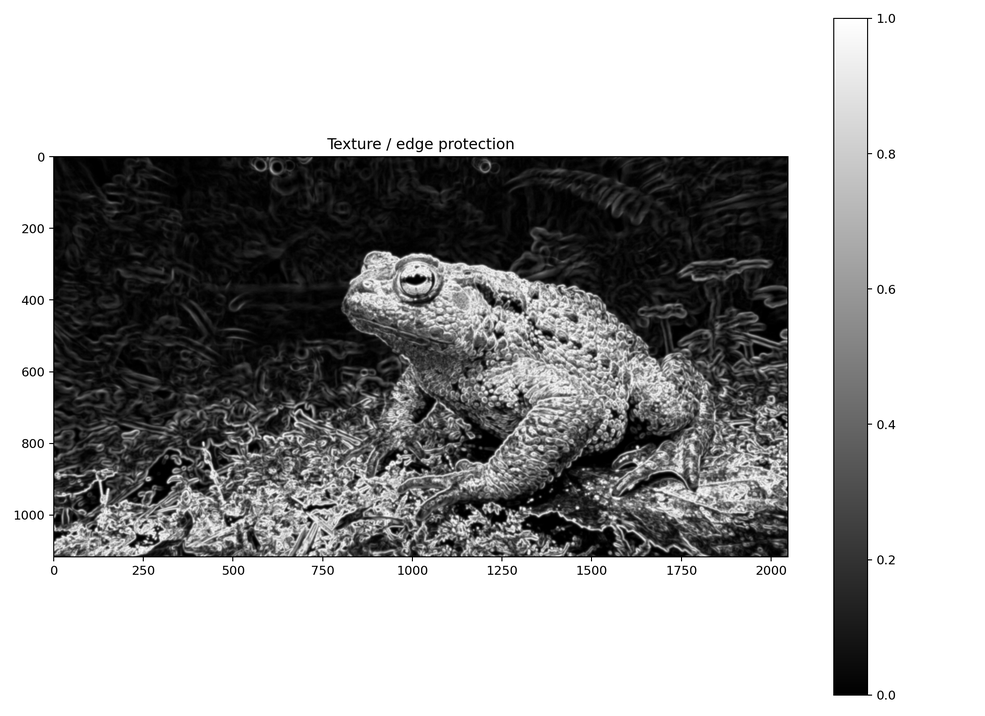
#> input picture example_frog_results/restore/texture_mask.png, 985 x 716 px, shrunk from 1980 x 1440 before the run
$ python frog_restore.py example_frog_results/restore/texture_mask.png
#> lines starting #> are read from the running program, lines starting #| are printed output that depends on the picture; long printed decimals are rounded
#!/usr/bin/env python3
from __future__ import annotations

import argparse
import json
from pathlib import Path

import numpy as np
from PIL import Image
import matplotlib.pyplot as plt

from scipy.ndimage import gaussian_filter
from skimage import color
from skimage.filters import sobel, unsharp_mask
from skimage.restoration import (
    denoise_wavelet,
    denoise_nl_means,
    denoise_tv_chambolle,
    denoise_bilateral,
)
from skimage.metrics import structural_similarity as ssim


PRESETS={
    "conservative":{"strength":0.45,"texture_protection":0.88,"detail_recovery":0.10,"chroma_strength":0.55},
    "balanced":{"strength":0.62,"texture_protection":0.82,"detail_recovery":0.16,"chroma_strength":0.72},
    "aggressive":{"strength":0.78,"texture_protection":0.72,"detail_recovery":0.20,"chroma_strength":0.85},
}


def robust_norm(x,lo=5,hi=95):
    a,b=np.percentile(x,[lo,hi])
    if b<=a:
        return np.zeros_like(x)
    return np.clip((x-a)/(b-a),0,1)


def local_variance(x,sigma=2):
    m=gaussian_filter(x,sigma,mode="reflect")
    m2=gaussian_filter(x*x,sigma,mode="reflect")
    return np.maximum(0,m2-m*m)


def texture_map(L):
    g=sobel(L)
    lv=np.sqrt(local_variance(L,2.0))
    hp1=L-gaussian_filter(L,1.0,mode="reflect")
    hp3=L-gaussian_filter(L,3.0,mode="reflect")
    energy=np.sqrt(gaussian_filter(hp1*hp1,1.5,mode="reflect"))+0.5*np.sqrt(gaussian_filter(hp3*hp3,2.5,mode="reflect"))
    t=np.clip(0.50*robust_norm(g)+0.30*robust_norm(lv)+0.20*robust_norm(energy),0,1)
    # Small blur avoids visible blend boundaries.
    t=gaussian_filter(t,1.2,mode="reflect")
    return np.clip(t,0,1),g,lv


def save_gray_map(a,path,title):
    plt.figure(figsize=(11,8))
    plt.imshow(a,cmap="gray",vmin=0,vmax=1)
    plt.colorbar(); plt.title(title); plt.tight_layout(); plt.savefig(path,dpi=180); plt.close()


def save_removed(original,restored,path,gain=8):
    d=original.astype(np.float64)-restored.astype(np.float64)
    vis=np.clip(128+d*gain,0,255).astype(np.uint8)
    Image.fromarray(vis).save(path)


def gradient_retention(before,after):
    b=color.rgb2gray(before)
    a=color.rgb2gray(after)
    gb=sobel(b); ga=sobel(a)
    ratio=ga/np.maximum(gb,1e-5)
    return np.clip(ratio,0,2)/2.0


def lab_denoisers(rgb, fast=False, chroma_strength=0.72):
    lab=color.rgb2lab(rgb)
    L=lab[...,0]/100.0
    a=(lab[...,1]+128.0)/255.0
    b=(lab[...,2]+128.0)/255.0

    # Robust high-pass MAD noise estimate. This does not require PyWavelets.
    hp_est = L - gaussian_filter(L, 1.0, mode="reflect")
    med = float(np.median(hp_est))
    sigma_L = float(np.median(np.abs(hp_est - med)) / 0.6744897501960817)
    sigma_L=max(sigma_L,0.0025)

    # Wavelet candidate. If PyWavelets is unavailable despite requirements.txt,
    # fall back to a very mild Gaussian estimate so the toolkit still runs.
    try:
        L_wave=denoise_wavelet(
            L,
            sigma=sigma_L,
            method="BayesShrink",
            mode="soft",
            wavelet_levels=4,
            rescale_sigma=True,
            channel_axis=None,
        )
    except Exception:
        L_wave=gaussian_filter(L,0.55,mode="reflect")

    # NLM candidate.
    patch_distance=5 if fast else 7
    h_nlm=max(0.55*sigma_L,0.003)
    L_nlm=denoise_nl_means(
        L,
        h=h_nlm,
        sigma=sigma_L,
        fast_mode=True,
        patch_size=5,
        patch_distance=patch_distance,
        channel_axis=None,
        preserve_range=True,
    )

    # TV candidate.
    tv_weight=np.clip(1.5*sigma_L,0.006,0.035)
    L_tv=denoise_tv_chambolle(L,weight=tv_weight,channel_axis=None)

    # Bilateral candidate.
    sigma_color=np.clip(1.4*sigma_L,0.01,0.08)
    L_bilat=denoise_bilateral(
        L,
        sigma_color=sigma_color,
        sigma_spatial=2.0,
        bins=10000,
        mode="reflect",
        channel_axis=None,
    )

    # Chroma denoise: wavelet + mild NLM-like smooth blend via Gaussian.
    try:
        a_wave=denoise_wavelet(a,method="BayesShrink",mode="soft",rescale_sigma=True,channel_axis=None)
        b_wave=denoise_wavelet(b,method="BayesShrink",mode="soft",rescale_sigma=True,channel_axis=None)
    except Exception:
        a_wave=gaussian_filter(a,0.55,mode="reflect")
        b_wave=gaussian_filter(b,0.55,mode="reflect")
    a_smooth=gaussian_filter(a_wave,0.8,mode="reflect")
    b_smooth=gaussian_filter(b_wave,0.8,mode="reflect")
    a_final=(1-chroma_strength)*a + chroma_strength*a_smooth
    b_final=(1-chroma_strength)*b + chroma_strength*b_smooth

    def rebuild(Lc):
        lab2=np.empty_like(lab)
        lab2[...,0]=np.clip(Lc,0,1)*100.0
        lab2[...,1]=np.clip(a_final,0,1)*255.0-128.0
        lab2[...,2]=np.clip(b_final,0,1)*255.0-128.0
        return np.clip(color.lab2rgb(lab2),0,1)

    return {
        "wavelet":rebuild(L_wave),
        "nlm":rebuild(L_nlm),
        "tv":rebuild(L_tv),
        "bilateral":rebuild(L_bilat),
    },sigma_L


def ensemble(candidates):
    # Balanced robust average: wavelet and NLM dominate; bilateral/TV are supporting candidates.
    return np.clip(
        0.34*candidates["wavelet"]+
        0.34*candidates["nlm"]+
        0.20*candidates["bilateral"]+
        0.12*candidates["tv"],
        0,1
    )


def main():
    ap=argparse.ArgumentParser()
    ap.add_argument("image")
    ap.add_argument("--output",default="frog_restore")
    ap.add_argument("--preset",choices=list(PRESETS),default="balanced")
    ap.add_argument("--strength",type=float)
    ap.add_argument("--texture-protection",type=float)
    ap.add_argument("--detail-recovery",type=float)
    ap.add_argument("--chroma-strength",type=float)
    ap.add_argument("--fast",action="store_true")
    args=ap.parse_args()

    cfg=dict(PRESETS[args.preset])
    for name in ["strength","texture_protection","detail_recovery","chroma_strength"]:
        v=getattr(args,name)
        if v is not None:
            cfg[name]=v

    out=Path(args.output); out.mkdir(parents=True,exist_ok=True)

    original_u8=np.asarray(Image.open(args.image).convert("RGB"),dtype=np.uint8)
    rgb=original_u8.astype(np.float64)/255.0
    L=color.rgb2lab(rgb)[...,0]/100.0
    texture,grad,lv=texture_map(L)
#> in texture_map, `hp3=L-gaussian_filter(L,3.0,mode="reflect")`:
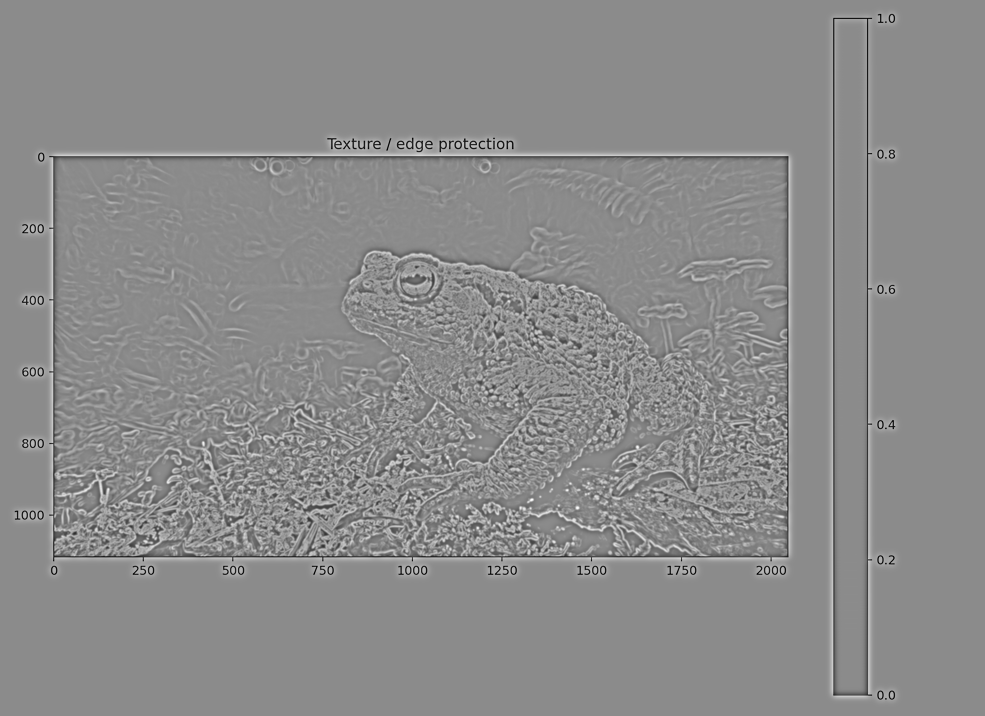
#> hp3: shape (716, 985) float64; min -0.864, max 0.714, mean -2.15e-17; drawn with min black and max white
#> in robust_norm, `a,b=np.percentile(x,[lo,hi])`: a = 0; b = 0.256
#> in robust_norm, `return np.clip((x-a)/(b-a),0,1)`:
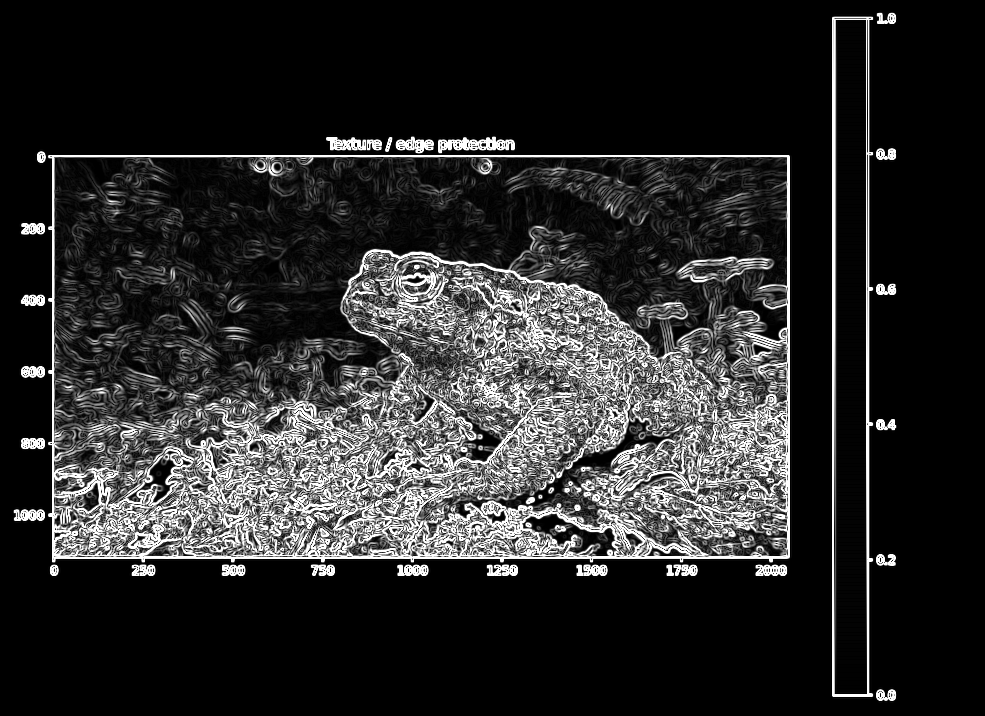
#> returned value: shape (716, 985) float64; min 0, max 1, mean 0.164
#> call 2 of robust_norm, with lo = 5, hi = 95
#> in robust_norm (call 2), `a,b=np.percentile(x,[lo,hi])`: b = 0.248
#> in robust_norm (call 2), `return np.clip((x-a)/(b-a),0,1)`:
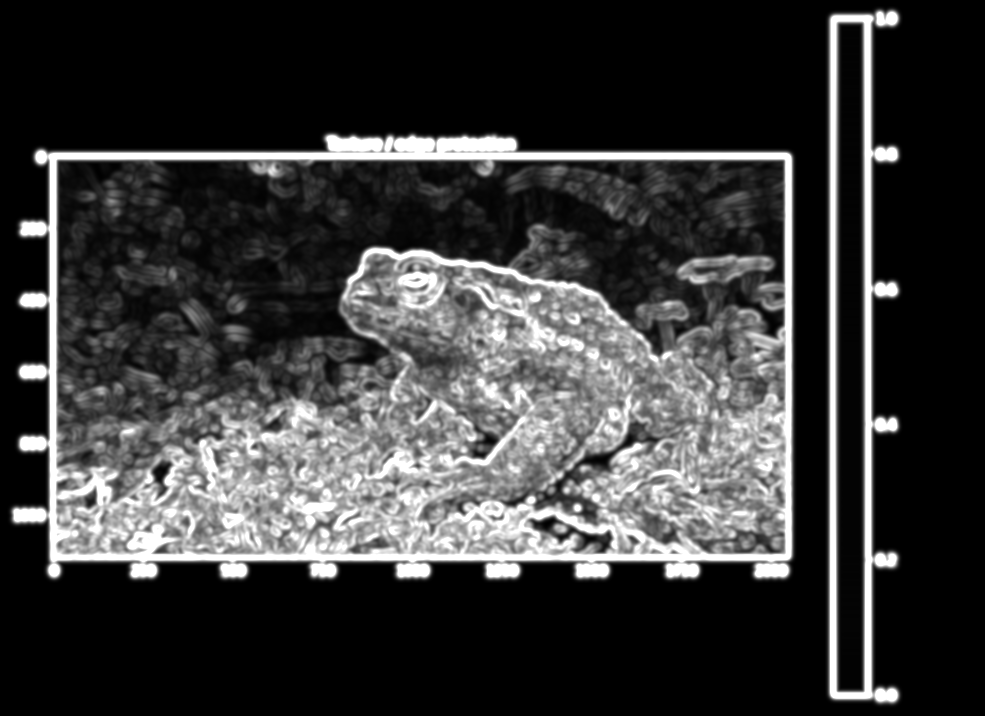
#> returned value: shape (716, 985) float64; min 0, max 1, mean 0.223
#> in texture_map, `t=np.clip(0.50*robust_norm(g)+0.30*robust_norm(lv)+0.20*robust_norm(en..`:
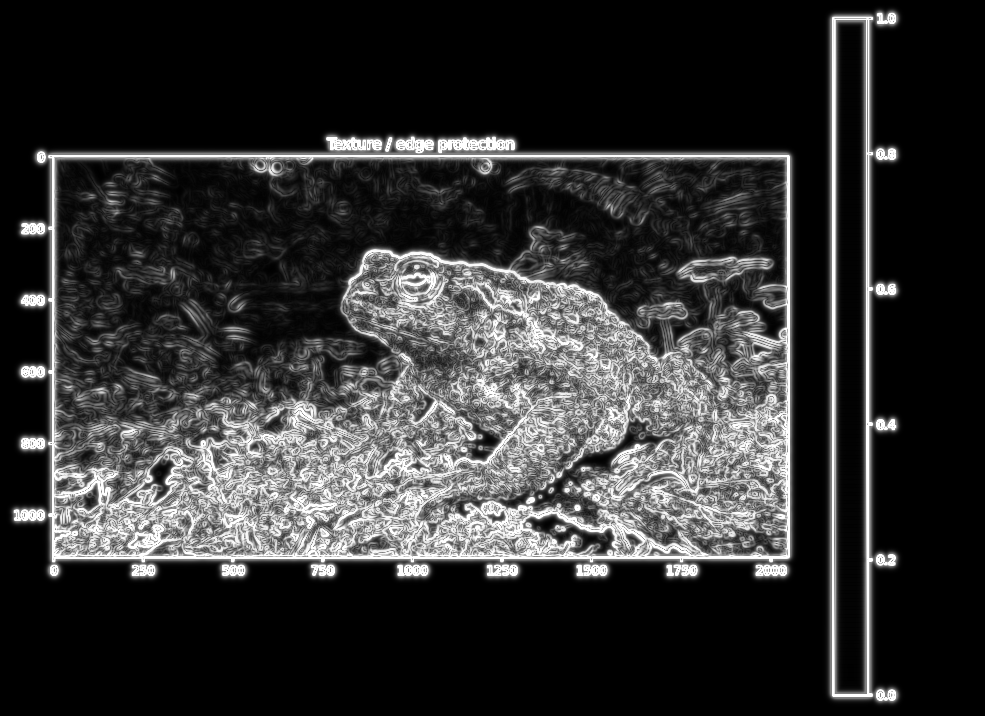
#> t: shape (716, 985) float64; min 0, max 1, mean 0.196

    candidates,sigma_L=lab_denoisers(rgb,args.fast,cfg["chroma_strength"])
#> in lab_denoisers, `lab=color.rgb2lab(rgb)`: lab: shape (716, 985, 3) float64; mean of channels 0, 1, 2 67, 0, 0
#> in lab_denoisers, `med = float(np.median(hp_est))`: med = 0
#> in lab_denoisers, `sigma_L = float(np.median(np.abs(hp_est - med)) / 0.6744897501960817)`: sigma_L = 1.37e-06
#> in lab_denoisers, `sigma_L=max(sigma_L,0.0025)`: sigma_L = 0.0025
#> in lab_denoisers, `h_nlm=max(0.55*sigma_L,0.003)`: h_nlm = 0.003
#> in lab_denoisers, `tv_weight=np.clip(1.5*sigma_L,0.006,0.035)`: tv_weight = 0.006
#> in lab_denoisers, `sigma_color=np.clip(1.4*sigma_L,0.01,0.08)`: sigma_color = 0.01
#> in rebuild, `lab2[...,1]=np.clip(a_final,0,1)*255.0-128.0`:
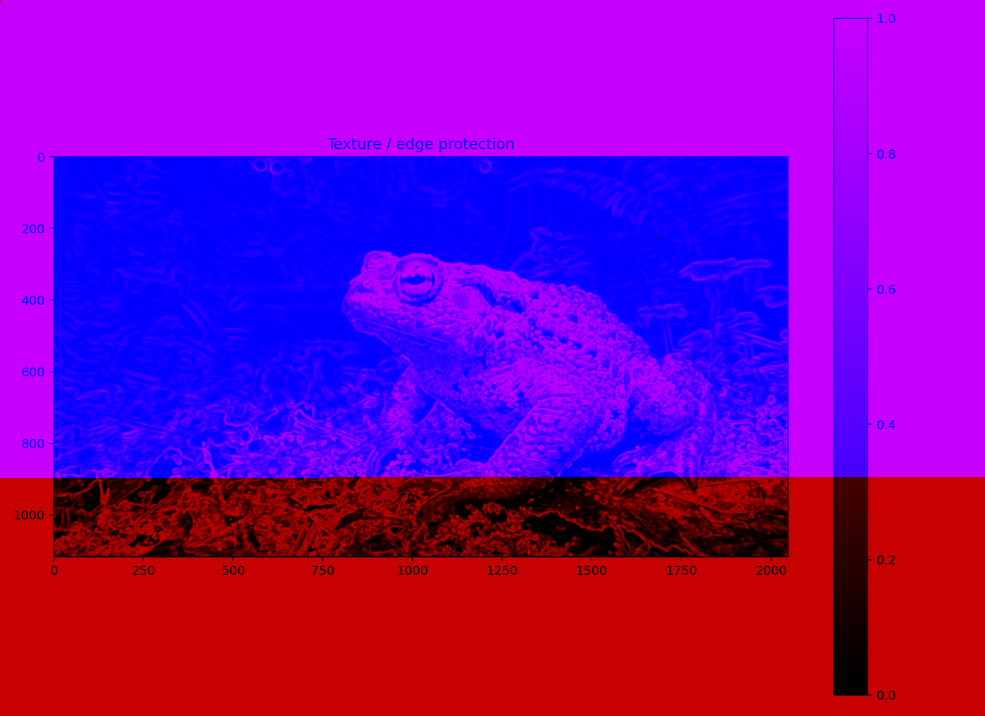
#> lab2: shape (716, 985, 3) float64; mean of channels 0, 1, 2 67, 0, 85.3; drawn with min black and max white
#> in rebuild, `lab2[...,2]=np.clip(b_final,0,1)*255.0-128.0`:
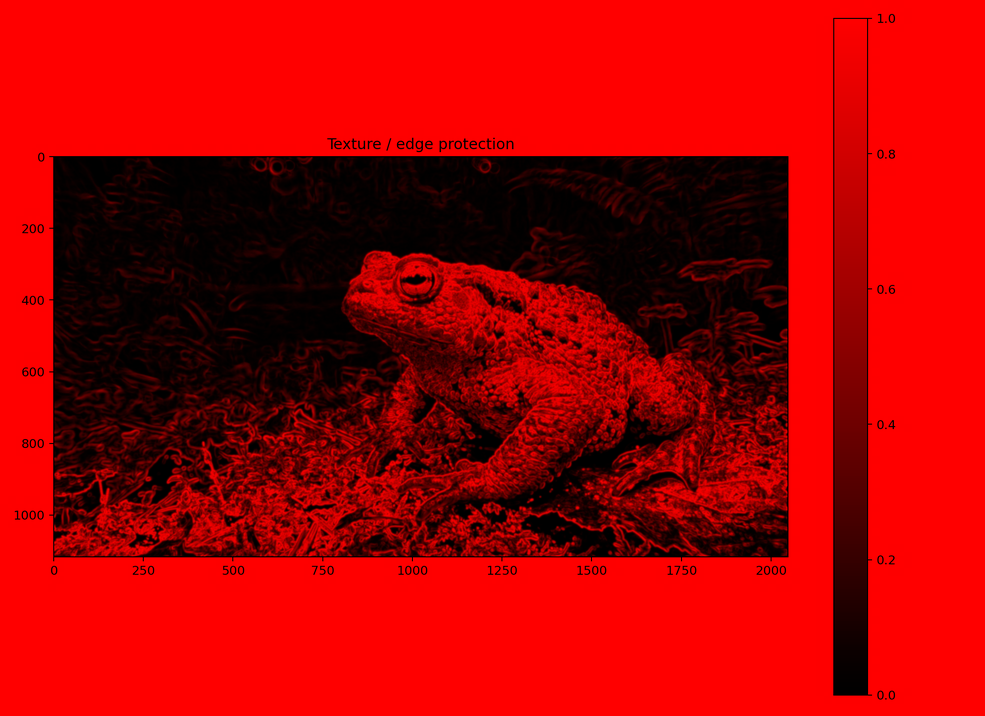
#> lab2: shape (716, 985, 3) float64; mean of channels 0, 1, 2 67, 0, 0; drawn with min black and max white
#> in rebuild (call 2), `lab2=np.empty_like(lab)`: lab2: shape (716, 985, 3) float64; mean of channels 0, 1, 2 67, 0, 0
#> in rebuild (call 2), `lab2[...,0]=np.clip(Lc,0,1)*100.0`: lab2: shape (716, 985, 3) float64; mean of channels 0, 1, 2 67, 0, 0
#> in rebuild (call 2), `lab2[...,1]=np.clip(a_final,0,1)*255.0-128.0`: lab2: shape (716, 985, 3) float64; mean of channels 0, 1, 2 67, 0, 0
#> in rebuild (call 2), `lab2[...,2]=np.clip(b_final,0,1)*255.0-128.0`: lab2: shape (716, 985, 3) float64; mean of channels 0, 1, 2 67, 0, 0
#> in rebuild (call 3), `lab2=np.empty_like(lab)`: lab2: shape (716, 985, 3) float64; mean of channels 0, 1, 2 67, 0, 0
#> in rebuild (call 3), `lab2[...,0]=np.clip(Lc,0,1)*100.0`: lab2: shape (716, 985, 3) float64; mean of channels 0, 1, 2 67, 0, 0
#> in rebuild (call 3), `lab2[...,1]=np.clip(a_final,0,1)*255.0-128.0`: lab2: shape (716, 985, 3) float64; mean of channels 0, 1, 2 67, 0, 0
#> in rebuild (call 3), `lab2[...,2]=np.clip(b_final,0,1)*255.0-128.0`: lab2: shape (716, 985, 3) float64; mean of channels 0, 1, 2 67, 0, 0
#> in rebuild (call 4), `lab2=np.empty_like(lab)`: lab2: shape (716, 985, 3) float64; mean of channels 0, 1, 2 67, 0, 0
#> in rebuild (call 4), `lab2[...,0]=np.clip(Lc,0,1)*100.0`: lab2: shape (716, 985, 3) float64; mean of channels 0, 1, 2 67, 0, 0
#> in rebuild (call 4), `lab2[...,1]=np.clip(a_final,0,1)*255.0-128.0`: lab2: shape (716, 985, 3) float64; mean of channels 0, 1, 2 67, 0, 0
#> in rebuild (call 4), `lab2[...,2]=np.clip(b_final,0,1)*255.0-128.0`: lab2: shape (716, 985, 3) float64; mean of channels 0, 1, 2 67, 0, 0
#> candidates = 4 items; sigma_L = 0.0025
    den=ensemble(candidates)

    # Continuous texture protection.
    # texture_protection close to 1 -> textured regions drop cleanup rapidly.
    exponent=1.0+5.0*cfg["texture_protection"]
    cleanup=(1.0-np.clip(texture,0,1))**exponent
    cleanup=gaussian_filter(cleanup,1.0,mode="reflect")

    # Limit global strength.
    cleanup=np.clip(cleanup*cfg["strength"],0,1)

    # Residual guard rail:
    # if the ensemble difference aligns strongly with real gradient energy, suppress local cleanup.
    removed0=rgb-den
    rem_luma=color.rgb2gray(np.clip(removed0+0.5,0,1))-0.5
    rem_energy=np.sqrt(gaussian_filter(rem_luma*rem_luma,1.2,mode="reflect"))
    edge_n=robust_norm(grad,10,98)
    rem_n=robust_norm(rem_energy,10,98)
    semantic_risk=np.clip(edge_n*rem_n,0,1)
    cleanup *= (1.0-0.80*semantic_risk)
    cleanup=gaussian_filter(cleanup,0.8,mode="reflect")
    cleanup=np.clip(cleanup,0,1)

    restored=rgb*(1-cleanup[...,None])+den*cleanup[...,None]

    # Mild detail recovery:
    # re-inject a fraction of ORIGINAL fine detail only where cleanup was actually applied.
    # This prevents "detail recovery" from modifying textured regions that were already protected.
    if cfg["detail_recovery"]>0:
        original_base=gaussian_filter(rgb,sigma=(0.7,0.7,0),mode="reflect")
        original_detail=rgb-original_base
        recover=np.clip(cleanup*texture*cfg["detail_recovery"],0,0.18)
        restored=restored+original_detail*recover[...,None]

    restored=np.clip(restored,0,1)
    restored_u8=np.clip(np.rint(restored*255),0,255).astype(np.uint8)

    # Save candidates.
    for name,img in candidates.items():
        Image.fromarray(np.clip(np.rint(img*255),0,255).astype(np.uint8)).save(out/f"candidate_{name}.png")
#> this loop made 4 passes
#> name on passes 1 to 4: 'wavelet', 'nlm', 'tv', 'bilateral'

    final_name=f"restored_{args.preset}.png"
    Image.fromarray(restored_u8).save(out/final_name)
    save_gray_map(texture,out/"texture_mask.png","Texture / edge protection")
    save_gray_map(cleanup,out/"cleanup_weight.png","Applied restoration weight")

    retain=gradient_retention(rgb,restored)
    save_gray_map(retain,out/"detail_retention.png","Local gradient retention (display-normalized)")
    save_removed(original_u8,restored_u8,out/"removed_component_x8.png",gain=8)

    diff=(original_u8.astype(np.float64)-restored_u8.astype(np.float64))
    diff_float=(rgb-restored)*255.0
    rms=float(np.sqrt(np.mean(diff*diff)))
#> rms = 0.0826
    mae=float(np.mean(np.abs(diff)))
#> mae = 0.00683
    similarity=float(ssim(original_u8,restored_u8,channel_axis=2,data_range=255))
#> similarity = 1

    # Smooth vs textured change statistics. Use the floating-point restoration delta so
    # sub-level changes in protected texture are still measurable even when PNG quantization
    # rounds them back to the same 8-bit value.
    smooth=texture<np.percentile(texture,30)
    textured=texture>np.percentile(texture,75)
    pixdiff=np.sqrt(np.mean(diff_float*diff_float,axis=2))
    smooth_change=float(np.mean(pixdiff[smooth])) if smooth.any() else 0.0
#> smooth_change = 0
    texture_change=float(np.mean(pixdiff[textured])) if textured.any() else 0.0
#> texture_change = 0.00593

    metrics={
        "image":args.image,
        "preset":args.preset,
        "config":cfg,
        "estimated_luma_sigma":sigma_L,
        "rms_pixel_change":rms,
        "mean_absolute_pixel_change":mae,
        "ssim_vs_original":similarity,
        "mean_cleanup_weight":float(cleanup.mean()),
        "p95_cleanup_weight":float(np.percentile(cleanup,95)),
        "mean_change_smooth_regions":smooth_change,
        "mean_change_textured_regions":texture_change,
        "smooth_to_texture_change_ratio":smooth_change/max(texture_change,1e-12),
        "mean_texture_probability":float(texture.mean()),
    }
    with open(out/"metrics.json","w") as fh:
        json.dump(metrics,fh,indent=2)

    with open(out/"report.txt","w") as fh:
        fh.write("FROG PHOTO RESTORATION REPORT\n"+"="*72+"\n\n")
        fh.write(f"Image: {args.image}\nPreset: {args.preset}\n")
        fh.write(f"Config: {cfg}\n")
        fh.write(f"Estimated luminance sigma: {sigma_L:.8f}\n")
        fh.write(f"RMS pixel change: {rms:.6f}\n")
        fh.write(f"MAE pixel change: {mae:.6f}\n")
        fh.write(f"SSIM vs original: {similarity:.8f}\n")
        fh.write(f"Mean cleanup weight: {cleanup.mean():.6f}\n")
        fh.write(f"P95 cleanup weight: {np.percentile(cleanup,95):.6f}\n")
        fh.write(f"Mean change in smooth regions: {smooth_change:.6f}\n")
        fh.write(f"Mean change in textured regions: {texture_change:.6f}\n")
        fh.write(f"Smooth/textured change ratio: {smooth_change/max(texture_change,1e-12):.6f}\n\n")
        fh.write("Interpretation:\n")
        fh.write("- Larger smooth/textured change ratio means the algorithm preferentially cleaned smoother areas.\n")
        fh.write("- High SSIM alone does not guarantee good restoration; inspect removed_component_x8.png.\n")
        fh.write("- If recognizable subject detail appears in the removed component, use a more conservative preset.\n")

    print(f"Done: {out}")
    print(f"Final: {out/final_name}")
    print(f"SSIM vs original: {similarity:.6f}")
#| SSIM vs original: 0.9999
    print(f"Smooth/textured change ratio: {smooth_change/max(texture_change,1e-12):.3f}")
#| Smooth/textured change ratio: 0.000


if __name__=="__main__":
    main()
